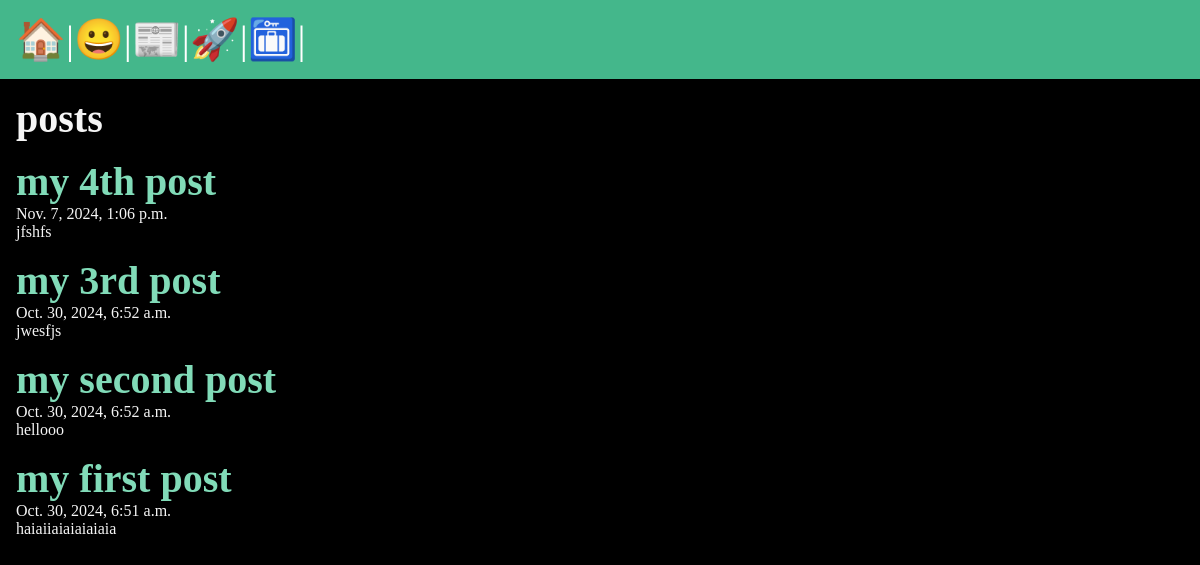
/posts/, run on the app's committed database.
### posts/models.py (models this page shows, shortened)
class post(models.Model):
    title=models.CharField(max_length=75)
    body=models.TextField()
    slug=models.SlugField()
    date=models.DateTimeField(auto_now_add=True)
    banner=models.ImageField(default='fallback.png', blank=True)

### posts/views.py (the view)
# urls.py: path('',views.posts_list,  name="list"),
def posts_list(request):
    posts= post.objects.all().order_by('-date')
    return render(request,'posts/posts_list.html',{'posts':posts})

### posts/templates/posts/posts_list.html (shortened to what this page needs)
{% extends "layout.html" %}
{% block main %}
    <section>
    <h1>posts</h1>
    {%for post in posts %}
        <article class="posts">
            <a href="{% url "posts:page" slug=post.slug %}">
            <h2>{{ post.title }}</h2></a>
            <p>{{ post.date }}</p>
            <p>{{ post.body }}</p>
        </article>
    {% endfor %}
    </section>
{% endblock  %}

### templates/layout.html (shortened to what this page needs)
<!DOCTYPE html>
{% load static %}
<html lang="en">
<head>
    <link rel="stylesheet" href="{% static 'css/style.css' %}">
</head>
<body>
    <nav>
        <a href="/">
            <span role="img" aria-label="Home" title="Home">🏠</span>
        </a> |
        <a href="/about">
            <span role="img" aria-label="About" title="About">😀</span>
        </a> |
        <a href="{% url 'posts:list' %}">
            <span role="img" aria-label="Posts" title="Posts">📰</span>
        </a> |
        {% if user.is_authenticated %}
            <a href="{% url "posts:new-post" %}">
                <span role="img" aria-label="new post" title="new post">🆕</span>
            </a>|
            <form class="logout" action="{% url "users:logout" %}"  method="post">
                {% csrf_token %}
                <button class="logout-button" aria-label="User logout" title="User logout">
                    👋
                </button>
        {% else %}
            <a href="{% url "users:register" %}">
                <span role="img" aria-label="User Registration" title="User Registration">🚀</span>
            </a> |
            <a href="{% url "users:login" %}">
                <span role="img" aria-label="User login" title="User login">🛅</span>
            </a>|
        {% endif %}
    </nav>
    <main>
        {% block main %}
        {% endblock %}
    </main>
</body>
</html>

### static/css/style.css (style rules this page uses)
* { margin: 0; padding: 0; box-sizing: border-box; }
body { min-height: 100vh; background-color: black; color: whitesmoke; font-size: 3rem; }
nav { padding: 1rem; background-color: #44B78B; color: white; font-size: 2.5rem; }
main { padding: 1rem; }
section { display: flex; flex-flow: column; gap: 1rem; }
h1, h2 { font-size: 2.5rem; }
p { font-size: 1rem; }
a { text-decoration: none; color: #81dbb8; }
nav { display: flex; }

### data on the page
post: title "my 4th post", date "Nov. 7, 2024, 1:06 p.m.", body "jfshfs"
post: title "my 3rd post", date "Oct. 30, 2024, 6:52 a.m.", body "jwesfjs"
post: title "my second post", date "Oct. 30, 2024, 6:52 a.m.", body "hellooo"
post: title "my first post", date "Oct. 30, 2024, 6:51 a.m.", body "haiaiiaiaiaiaiaia"
